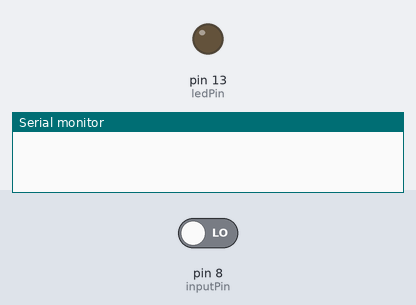
Simulated run of this sketch. Board: Arduino Uno, built with avr-gcc and run on an emulated ATmega328P. On the bench: output pins drawn as LEDs (lit = HIGH), the last lines printed to the serial monitor. The test bench sets the inputs (shaded band); at power-on: pin 8 (inputPin) LOW.

Above: at 1.2 s.
1.3 s: pin 8 (inputPin) driven HIGH
At 1.8 s:
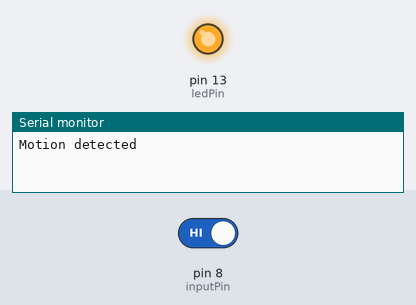
2.8 s: pin 8 (inputPin) driven LOW
At 4.2 s:
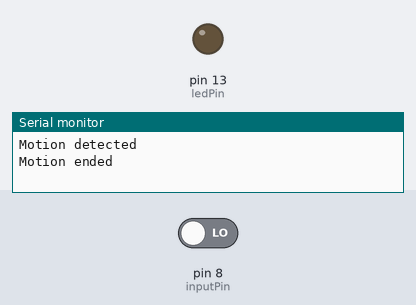
Timing chart, 0 to 5.8 s (numbered marks = the images above; inputs shaded):
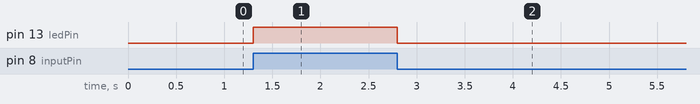

Measured:
- after the input at 1.3 s, pin 13 (ledPin): LOW → HIGH at once
- after the input at 2.8 s, pin 13 (ledPin): HIGH → LOW at once

The sketch:

sketch_motion_sensor_1.0.ino
```cpp
int ledPin = 13;                // choose the pin for the LED
int inputPin = 8;               // choose the input pin (for PIR sensor)
int pirState = LOW;             // we start, assuming no motion detected
int val = 0;                    // variable for reading the pin status

void setup() {
  pinMode(ledPin, OUTPUT);      // declare LED as output
  pinMode(inputPin, INPUT);     // declare sensor as input

  Serial.begin(9600);
}

void loop(){
  val = digitalRead(inputPin);  // read input value

  if (val == HIGH)  // check if the input is HIGH
  {
    digitalWrite(ledPin, HIGH);  // turn LED ON

    if (pirState == LOW)
  {
      Serial.println("Motion detected"); // print on output change
      pirState = HIGH;
    }
  }
  else
  {
    digitalWrite(ledPin, LOW); // turn LED OFF

    if (pirState == HIGH)
  {
      Serial.println("Motion ended");  // print on output change
      pirState = LOW;
      }
}
}
```
